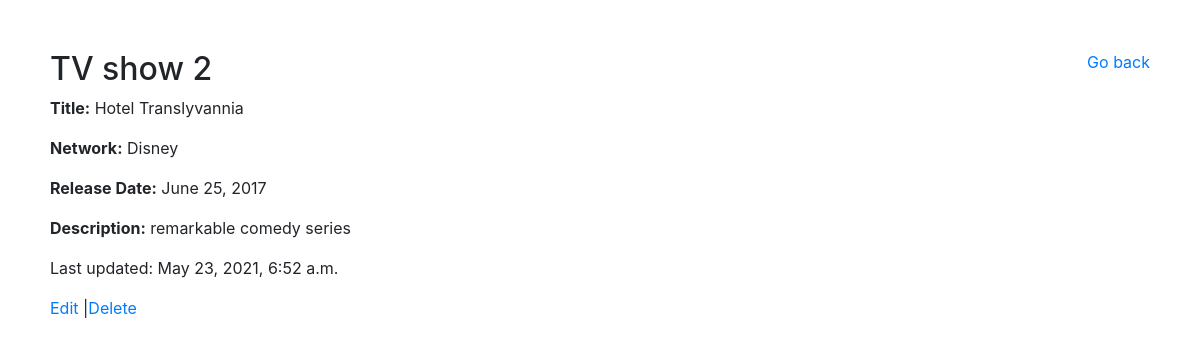
/show/2, run on an earlier commit of the app's database.
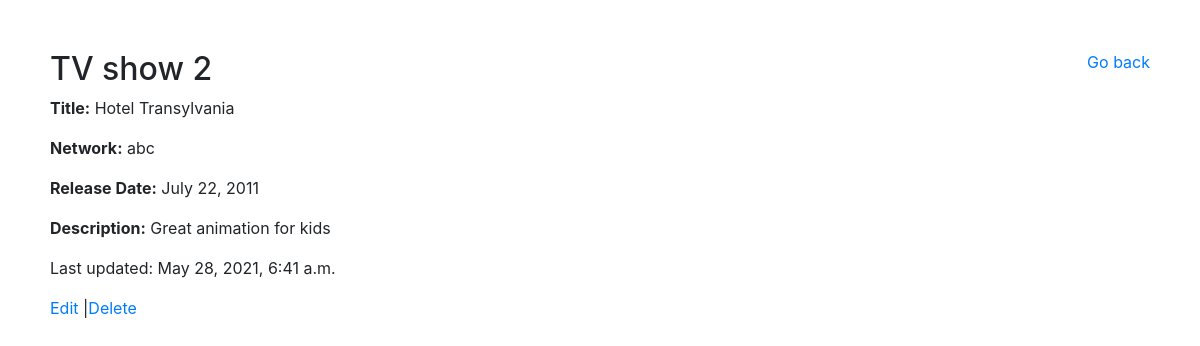
And on a later commit of the database.
### TV_shows_app/models.py (models this page shows)
class Show(models.Model):
    title= models.CharField(max_length=255)
    network= models.CharField(max_length=255)
    release_date= models.DateField(auto_now_add=False, auto_now=False, null=True)
    description= models.TextField()
    created_at= models.DateTimeField(auto_now_add=True)
    updated_at= models.DateTimeField(auto_now=True)

### TV_shows_app/views.py (the view)
# urls.py: path('show/<int:show_id>', views.show),
def show(request, show_id):
    show_select = Show.objects.get(id=show_id)
    context = {
        'show': show_select
    }
    return render(request, 'show.html', context)

### TV_shows_app/templates/show.html (shortened to what this page needs)
<!DOCTYPE html>
<html lang="en">
<head>
    <link rel="stylesheet" href="https://maxcdn.bootstrapcdn.com/bootstrap/4.0.0/css/bootstrap.min.css">
    {% load static %}
    <link rel="stylesheet" href="{% static 'styles.css' %}">
</head>
<body>
    <div class="container-md">
        <div class="leader">
            <h2>TV show {{ show.id }}</h2>
            <a href="/back">Go back</a>
        </div>
        <div class="showDetails">
            <p><b>Title:</b> {{ show.title }}</p>
            <p><b>Network:</b> {{ show.network }}</p>
            <p><b>Release Date:</b> {{ show.release_date }}</p>
            <p><b>Description:</b> {{ show.description }}</p>
        </div>
        <div class="head">
            <p> Last updated: {{show.updated_at}}</p>
            <p> <a href="/edit/{{ show.id}}">Edit</a> |<a href="/delete/{{ show.id}}">Delete</a> </p>
        </div>
    </div>
</body>
</html>

What changed in the data, as far as the page shows it:
changed Show id 2: title "Hotel Translyvannia" → "Hotel Transylvania"; network "Disney" → "abc"; release_date "June 25, 2017" → "July 22, 2011"; description "remarkable comedy series" → "Great animation for kids"; updated_at "May 23, 2021, 6:52 a.m." → "May 28, 2021, 6:41 a.m."
